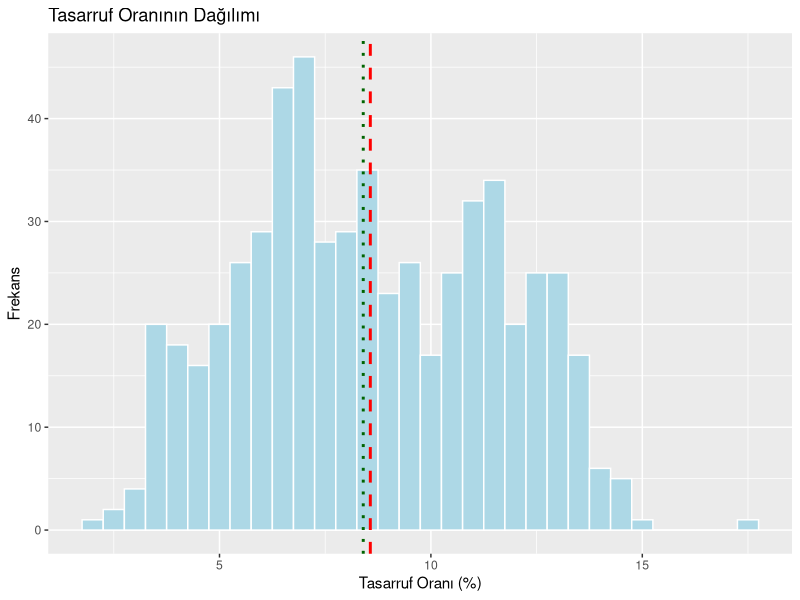
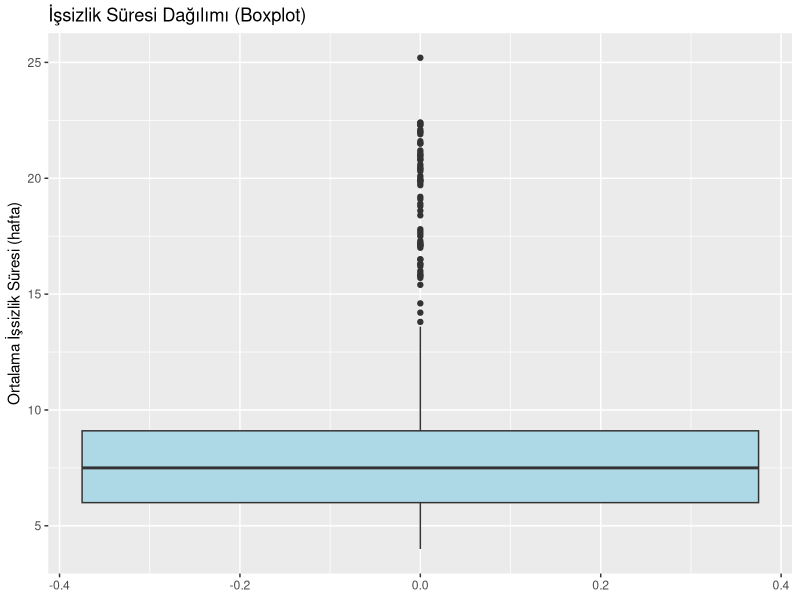
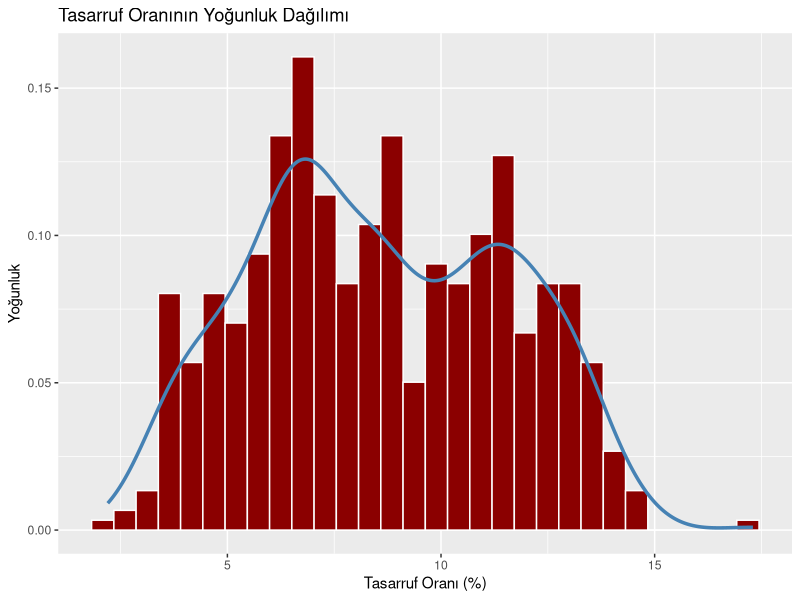
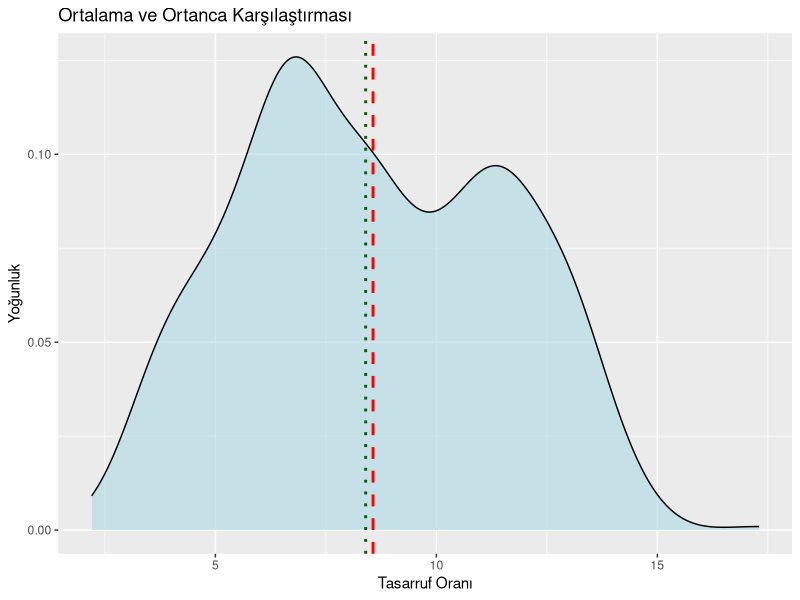
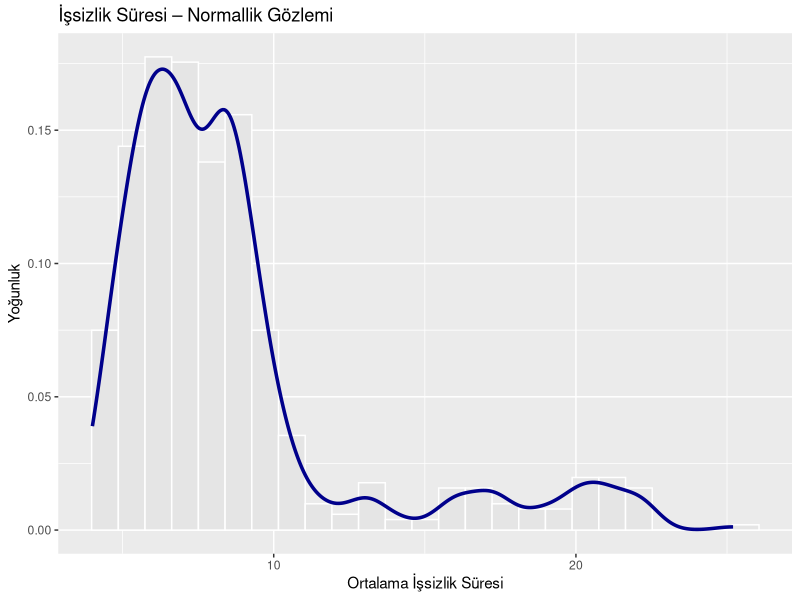
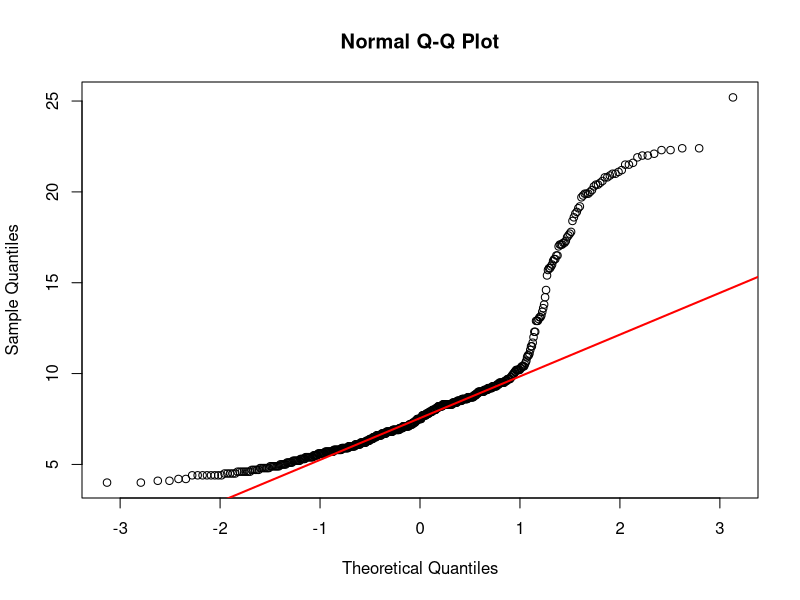
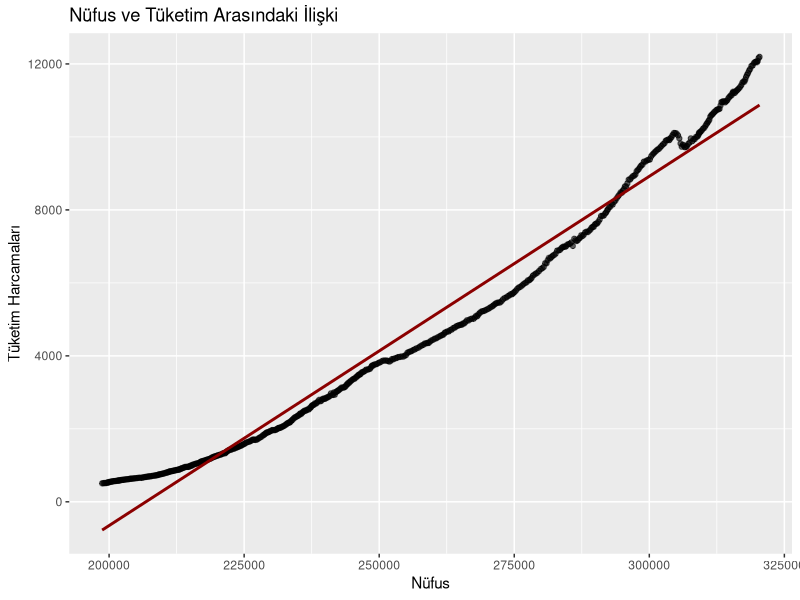

These charts were generated, in order, by the following R code:
## ---- chunk 1
library(ggplot2)
library(dplyr)
glimpse(economics)
## ---- chunk 2
mean(economics$psavert)
## ---- chunk 3
mean(economics$psavert, na.rm = TRUE)
## ---- chunk 4
median(economics$psavert)
median(economics$psavert, na.rm = TRUE)
## ---- chunk 5
Mode <- function(x) {
  ux <- unique(x)
  ux[which.max(tabulate(match(x, ux)))]
}
Mode(round(economics$psavert, 1))
## ---- chunk 6
ggplot(economics, aes(x = psavert)) +
  geom_histogram(binwidth = 0.5, fill = "lightblue", color = "white") +
  geom_vline(aes(xintercept = mean(psavert)), color = "red", linetype = "dashed", size = 1) +
  geom_vline(aes(xintercept = median(psavert)), color = "darkgreen", linetype = "dotted", size = 1) +
  labs(title = "Tasarruf Oranının Dağılımı",
       x = "Tasarruf Oranı (%)", y = "Frekans")
## ---- chunk 7
min(economics$uempmed, na.rm = TRUE)
max(economics$uempmed, na.rm = TRUE)
range(economics$uempmed, na.rm = TRUE)
## ---- chunk 8
quantile(economics$uempmed, probs = c(0.25, 0.5, 0.75), na.rm = TRUE)
IQR(economics$uempmed, na.rm = TRUE)
## ---- chunk 9
var(economics$uempmed, na.rm = TRUE)
sd(economics$uempmed, na.rm = TRUE)
## ---- chunk 10
ggplot(economics, aes(y = uempmed)) +
  geom_boxplot(fill = "lightblue") +
  labs(title = "İşsizlik Süresi Dağılımı (Boxplot)",
       y = "Ortalama İşsizlik Süresi (hafta)")
## ---- chunk 11
ggplot(economics, aes(x = psavert)) +
  geom_histogram(aes(y = ..density..), fill = "red4", color = "white", bins = 30) +
  geom_density(color = "steelblue", size = 1.2) +
  labs(title = "Tasarruf Oranının Yoğunluk Dağılımı",
       x = "Tasarruf Oranı (%)", y = "Yoğunluk")
## ---- chunk 12
ggplot(economics, aes(x = psavert)) +
  geom_density(fill = "lightblue", alpha = 0.6) +
  geom_vline(aes(xintercept = mean(psavert)), color = "red", linetype = "dashed", size = 1) +
  geom_vline(aes(xintercept = median(psavert)), color = "darkgreen", linetype = "dotted", size = 1) +
  labs(title = "Ortalama ve Ortanca Karşılaştırması",
       x = "Tasarruf Oranı", y = "Yoğunluk")
## ---- chunk 13
Q1 <- quantile(economics$uempmed, 0.25)
Q3 <- quantile(economics$uempmed, 0.75)
IQR_val <- Q3 - Q1

alt_sinir <- Q1 - 1.5 * IQR_val
ust_sinir <- Q3 + 1.5 * IQR_val

economics$uempmed[economics$uempmed < alt_sinir | economics$uempmed > ust_sinir]
## ---- chunk 14
ggplot(economics, aes(x = uempmed)) +
  geom_histogram(aes(y = ..density..), fill = "gray90", color = "white", bins = 25) +
  geom_density(color = "darkblue", size = 1.2) +
  labs(title = "İşsizlik Süresi – Normallik Gözlemi",
       x = "Ortalama İşsizlik Süresi", y = "Yoğunluk")
## ---- chunk 15
qqnorm(economics$uempmed)
qqline(economics$uempmed, col = "red", lwd = 2)
## ---- chunk 16
shapiro.test(economics$uempmed)
## ---- chunk 17
cor(economics$pce, economics$pop, use = "complete.obs")
## ---- chunk 18
ggplot(economics, aes(x = pop, y = pce)) +
  geom_point(alpha = 0.6) +
  geom_smooth(method = "lm", se = FALSE, color = "darkred") +
  labs(title = "Nüfus ve Tüketim Arasındaki İlişki",
       x = "Nüfus", y = "Tüketim Harcamaları")
